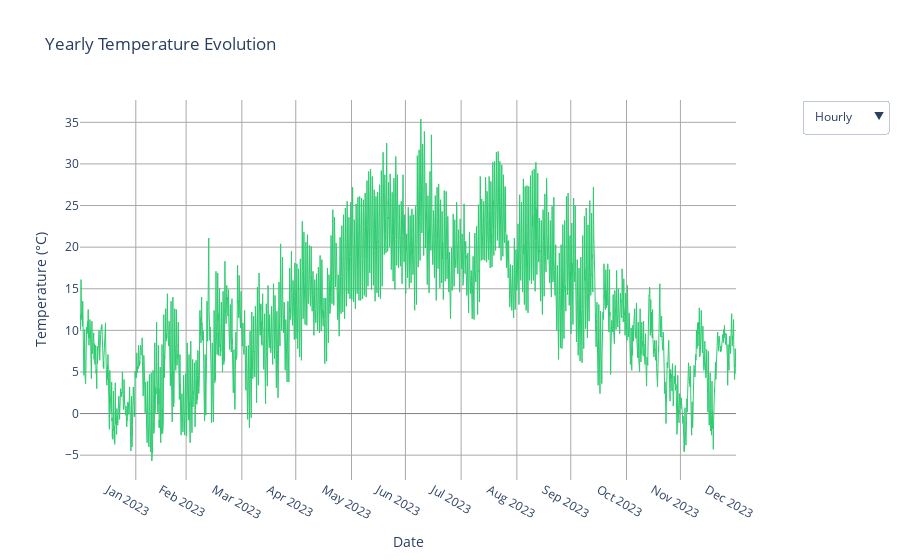

This figure's notebook cell:
### Markdown cell above
### **Weather Display**

### Code cell
# Load Weather Data
df_weather = pd.read_csv(databasePath / "YearlyWeather" / "Strasbourg2023.csv")
df_weather["time"] = pd.to_datetime(df_weather["time"], unit="ms")
df_weather.set_index("time", inplace=True)

weather_factory = WeatherPlotFactory()

weather_factory.plot_yearly_temperature(df_weather)
# weather_factory.plot_yearly_solar_radiation(df_weather)

### Figure 1 — Plotly figure (JSON) as saved in the notebook; plotly's stock layout.template omitted (floating-point values rounded to 4 significant figures; data arrays with more than 128 entries replaced by an {"elided": "..."} marker saying what was removed)
{"data": [{"hovertemplate": "<b>Date</b>: %{x|%d %b %Y %H:%M}<br><b>Temp</b>: %{y:.2f}°C<extra></extra>", "line": {"color": "#2ECC71", "width": 1}, "mode": "lines", "name": "Hourly", "type": "scatter", "visible": true, "x": {"elided": "8760 str values"}, "y": {"elided": "8760 float values"}}, {"hovertemplate": "<b>Date</b>: %{x|%d %b %Y}<br><b>Max</b>: %{y:.2f}<extra></extra>", "line": {"color": "#E74C3C", "dash": "dot", "width": 1}, "mode": "lines", "name": "Max (Daily)", "type": "scatter", "visible": false, "x": {"elided": "366 str values"}, "y": {"elided": "366 float values"}}, {"hovertemplate": "<b>Date</b>: %{x|%d %b %Y}<br><b>Mean</b>: %{y:.2f}<extra></extra>", "line": {"color": "#2ECC71", "width": 3}, "mode": "lines", "name": "Mean (Daily)", "type": "scatter", "visible": false, "x": {"elided": "366 str values"}, "y": {"elided": "366 float values"}}, {"hovertemplate": "<b>Date</b>: %{x|%d %b %Y}<br><b>Min</b>: %{y:.2f}<extra></extra>", "line": {"color": "#3498DB", "width": 1}, "mode": "lines", "name": "Min (Daily)", "type": "scatter", "visible": false, "x": {"elided": "366 str values"}, "y": {"elided": "366 float values"}}, {"hovertemplate": "<b>Date</b>: %{x|%b %Y}<br><b>Max</b>: %{y:.2f}<extra></extra>", "line": {"color": "#E74C3C", "dash": "dot", "width": 1}, "mode": "lines", "name": "Max (Monthly)", "type": "scatter", "visible": false, "x": ["2022-12-01T00:00:00.000000000", "2023-01-01T00:00:00.000000000", "2023-02-01T00:00:00.000000000", "2023-03-01T00:00:00.000000000", "2023-04-01T00:00:00.000000000", "2023-05-01T00:00:00.000000000", "2023-06-01T00:00:00.000000000", "2023-07-01T00:00:00.000000000", "2023-08-01T00:00:00.000000000", "2023-09-01T00:00:00.000000000", "2023-10-01T00:00:00.000000000", "2023-11-01T00:00:00.000000000", "2023-12-01T00:00:00.000000000"], "y": [11.4, 16.1, 14.4, 21.1, 20.4, 25.5, 32.5, 35.4, 31.5, 30.2, 27.2, 15.6, 12.7]}, {"hovertemplate": "<b>Date</b>: %{x|%b %Y}<br><b>Mean</b>: %{y:.2f}<extra></extra>", "line": {"color": "#2ECC71", "width": 3}, "mode": "lines", "name": "Mean (Monthly)", "type": "scatter", "visible": false, "x": ["2022-12-01T00:00:00.000000000", "2023-01-01T00:00:00.000000000", "2023-02-01T00:00:00.000000000", "2023-03-01T00:00:00.000000000", "2023-04-01T00:00:00.000000000", "2023-05-01T00:00:00.000000000", "2023-06-01T00:00:00.000000000", "2023-07-01T00:00:00.000000000", "2023-08-01T00:00:00.000000000", "2023-09-01T00:00:00.000000000", "2023-10-01T00:00:00.000000000", "2023-11-01T00:00:00.000000000", "2023-12-01T00:00:00.000000000"], "y": [11.4, 4.571, 3.995, 7.772, 9.336, 15.29, 21.86, 21.01, 20.18, 18.88, 13.24, 7.24, 5.116]}, {"hovertemplate": "<b>Date</b>: %{x|%b %Y}<br><b>Min</b>: %{y:.2f}<extra></extra>", "line": {"color": "#3498DB", "width": 1}, "mode": "lines", "name": "Min (Monthly)", "type": "scatter", "visible": false, "x": ["2022-12-01T00:00:00.000000000", "2023-01-01T00:00:00.000000000", "2023-02-01T00:00:00.000000000", "2023-03-01T00:00:00.000000000", "2023-04-01T00:00:00.000000000", "2023-05-01T00:00:00.000000000", "2023-06-01T00:00:00.000000000", "2023-07-01T00:00:00.000000000", "2023-08-01T00:00:00.000000000", "2023-09-01T00:00:00.000000000", "2023-10-01T00:00:00.000000000", "2023-11-01T00:00:00.000000000", "2023-12-01T00:00:00.000000000"], "y": [11.4, -4.5, -5.7, -3.5, -1.7, 6.0, 12.6, 11.4, 11.3, 6.5, 2.4, -2.5, -4.6]}], "layout": {"hovermode": "x unified", "legend": {"orientation": "h", "x": 0, "y": -0.2}, "plot_bgcolor": "white", "title": {"text": "Yearly Temperature Evolution"}, "updatemenus": [{"active": 0, "buttons": [{"args": [{"visible": [true, false, false, false, false, false, false]}, {"title": "View: Hourly"}], "label": "Hourly", "method": "update"}, {"args": [{"visible": [false, true, true, true, false, false, false]}, {"title": "View: Daily"}], "label": "Daily", "method": "update"}, {"args": [{"visible": [false, false, false, false, true, true, true]}, {"title": "View: Monthly"}], "label": "Monthly", "method": "update"}], "x": 1.1, "xanchor": "left", "y": 1, "yanchor": "top"}], "xaxis": {"dtick": "M1", "gridcolor": "#A9A9A9", "gridwidth": 1, "showgrid": true, "tickformat": "%b %Y", "ticklabelmode": "period", "title": {"text": "Date"}}, "yaxis": {"gridcolor": "#A9A9A9", "gridwidth": 1, "showgrid": true, "title": {"text": "Temperature (°C)"}, "zeroline": true, "zerolinecolor": "#7E7E7E", "zerolinewidth": 1}}}
